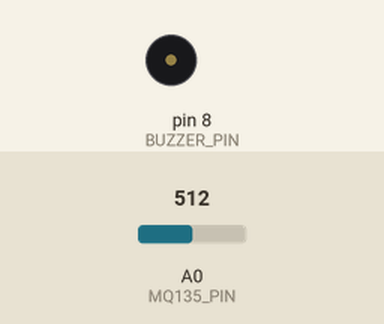
Recording of a sketch running on a simulated Arduino Uno, built with avr-gcc and run on an emulated ATmega328P. On the bench: buzzer (waves = sounding). The test bench sets the inputs (shaded band); at power-on: A0 (MQ135_PIN) = 512. What the sketch prints to the serial monitor is not drawn.

Above: at 2.3 s.
2.4 s: A0 (MQ135_PIN) set to 410
5.9 s: A0 (MQ135_PIN) set to 393
At 6.7 s:
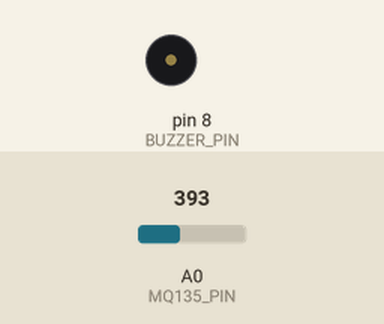
Timing chart, 0 to 8.9 s (numbered marks = the images above; inputs shaded):
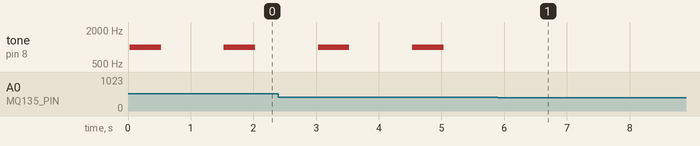

The sketch:

MQ135.ino
```cpp
#define MQ135_PIN A0
#define BUZZER_PIN 8

// Adjust this threshold according to your sensor readings
#define GAS_THRESHOLD 400

void setup() {
  Serial.begin(9600);
  pinMode(BUZZER_PIN, OUTPUT);
  digitalWrite(BUZZER_PIN, LOW);
  Serial.println("MQ135 Gas Sensor Test Started...");
}

void loop() {
  int sensorValue = analogRead(MQ135_PIN);
  float voltage = sensorValue * (5.0 / 1023.0);

  Serial.print("Analog Value: ");
  Serial.print(sensorValue);
  Serial.print(" | Voltage: ");
  Serial.print(voltage);
  Serial.println(" V");

  // Check if gas detected (value above threshold)
  if (sensorValue > GAS_THRESHOLD) {
    Serial.println("⚠️ Gas Detected!");
    tone(BUZZER_PIN, 1000);   // Start buzzer (1kHz tone)
    delay(500);
    noTone(BUZZER_PIN);       // Stop buzzer
    delay(500);
  }
  else {
    noTone(BUZZER_PIN);       // Ensure buzzer off
  }

  delay(500); // small delay for stable readings
}
```

Measured:
- the behaviour switches between 401 and 400 on A0 (MQ135_PIN) (found by bisection; images 0 and 1)
- after the input at 5.9 s, tone on pin 8 (BUZZER_PIN): stops changing and stays silent
- by itself, tone on pin 8 (BUZZER_PIN): alternates 1000 Hz for 0.50 s and silent for 1.0 s
